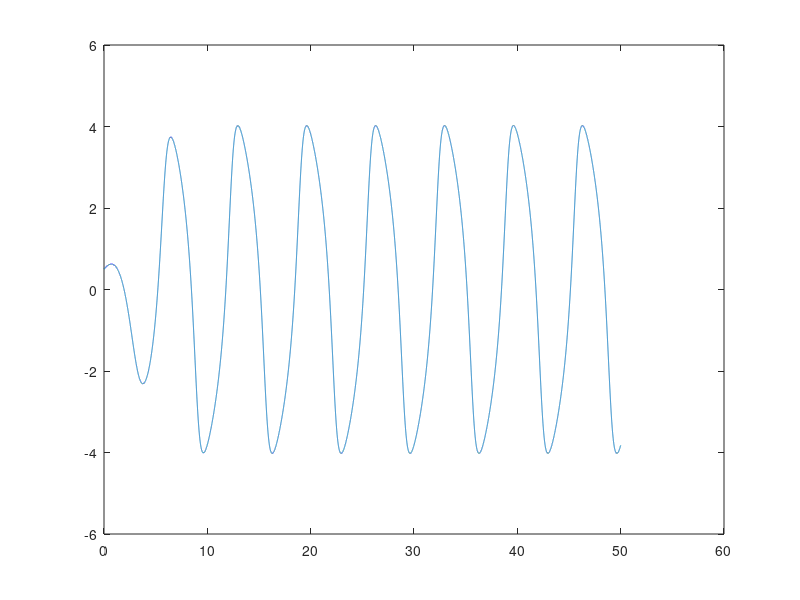

Here is the MATLAB script that generated this plot:
%Van der pol equation using the Runge Kutta method
%Given:
%x'=f(t,x)
%x(0)=x0 initial condition
%and x(tn)=xn

%Use Runge Kutta to calculate xn+1 at time tn+h

%xn+1=xn+(h/6)*(a+2b+2c+d)

%a=f(tn,xn)
%b=f(tn+(h/2),xn+(h/2)a)
%c=f(tn+(h/2),xn+(h/2)b)
%d=f(tn+h,xn+h*c)

%take damped harmonic oscillator
%d2a/dt^2+ g(dq/dt)+w^2q    -1

%choose
%g=-g0(1-(q^2/q0^2))        -2

%replace 
%A=(q/q0)sqrt(g0/w)         -3
%tau=tw
%R=g0/w

%d2A/dt^2-(R-A^2)(dA/dt)+A=0  -4

%v=dA/dt                     -5

%de becomes
%dv/dt-(R-A^2)v+A=0          -6

%note:
%R<2   spiral repellor
%R>2   simple repellor
%R=0.3

%objective of the follwoing script to illustrate the convergence of runge kutta and effect
%of changing the time step


%exec('f1.sce');
%exec('f2.sce');
%exec('f3.sce');
%exec('solvers.sce');

function vdpodesolvers()
ntests=1;
ha=zeros(1,ntests);
st=zeros(1,ntests);  %st is solver type rk4=0,  sciodes=1, adams=2, euler=3, eulerpredictorcorrector=4
st(1,1)=0;
ha(1)=0.001;
%ha(2)=0.001;
%ha(3)=0.0005;
ha(2)=0.2;
ha(3)=0.25;
ha(6)=0.0005;

h=0.1;
R=2.0;
ps0=0.5;
v0=0.3;
npoints=50000;
npoints=npoints+4; %for the adams moulton solver
gam0=1;
om=1;
ta=zeros(ntests,npoints);

ps=zeros(ntests,npoints);
ps(:,1)=ps0;

v=zeros(ntests,npoints);
v(:,1)=v0;

%t=2;
%xset('pixmap',1); % Activate pixmap
%xbasc();
%plot2d(ps(1),v(1),-1,rect=[-4,-6,4,6]);

for i=1:ntests
  h=ha(1,i);
  ta(i,1)=0;
  
  sol=st(i,1);
  if sol == 0
        [ps,v,ta,time]=rk4(ps,v,ta,h,R,gam0,om);
  elseif sol == 1 
        [ps,v,ta,time]=sciodes(ps,v,ta,h,R,gam0,om);
  elseif sol == 2
        [ps,v,ta,time]=adams(ps,v,ta,h,R,gam0,om);
  elseif sol == 3
        [ps,v,ta,time]=euler(ps,v,ta,h,R,gam0,om);
  elseif sol == 4
        [ps,v,ta,time]=eulerpredictorcorrector(ps,v,ta,h,R,gam0,om);        
  end,


  plot(ta(i,:),ps(i,:))
end

end%function


function [ps,v,ta,time]=adams(ps,v,ta,ha,R,gam0,om)
  %Runge-kutta for first three steps
  sz=size(ps);
  npoints=sz(2);
  h=ha;
  i=1;
  for j=1:4
    t=j*h;
    %ta(i,j)=t;
    rk1=f1(t,ps(i,j),v(i,j),R,gam0,om);
    rk2=f1(t+(h/2),ps(i,j),v(i,j)+(rk1*h/2),R,gam0,om);
    rk3=f1(t+(h/2),ps(i,j),v(i,j)+(rk1*h/2),R,gam0,om);
    rk4=f1(t+(h/2),ps(i,j),v(i,j)+(rk1*h/2),R,gam0,om);
    v(i,j+1)=v(i,j)+(h/6)*(rk1+2*rk2+2*rk3+rk4);

    rk1=v(i,j);
    rk2=v(i,j)+(rk1*h/2);
    rk3=v(i,j)+(rk2*h/2);
    rk4=v(i,j)+(h*rk3);
    ta(i,j+1)=t;
    ps(i,j+1)=ps(i,j)+(h/6)*(rk1+2*rk2+2*rk3+rk4);
   end;

  vam0=f1(t-(4*h),ps(i,1),v(i,1),R,gam0,om);
  vam1=f1(t-(3*h),ps(i,2),v(i,2),R,gam0,om);
  vam2=f1(t-(2*h),ps(i,3),v(i,3),R,gam0,om);

  %run adams moulton predictor-corrector steps
  tic
  for j=5:npoints-1
    t=j*h;
    ta(i,j)=t;
    vam3=f1(t-h,ps(i,j-1),v(i,j-1),R,gam0,om);
    vt=v(i,j)-(h/24)*(9*vam0-37*vam1+59*vam2-55*vam3);
    fvt=f1(t,ps(i,j),vt,R,gam0,om);
    %corrector step
    v(i,j+1)=v(i,j)+(h/24)*(vam1-5*vam2+19*vam3+9*fvt);

    fvt=f1(t,ps(i,j),v(i,j),R,gam0,om);

    vam0=vam1;
    vam1=vam2;
    vam2=vam3;



    pse=ps(i,j)-(h/24)*(9*v(i,j-4)-37*v(i,j-3)+59*v(i,j-2)-55*v(i,j-1));
    fpse=(pse-ps(i,j))/h; %numerical derivative using the estimated value
    %fpse=0;
    ps(i,j+1)=ps(i,j)+(h/24)*(v(i,j-3)-5*v(i,j-2)+19*v(i,j-1)+9*fpse);


    ta(i,j+1)=t;
   end;
  time=toc


end%function

function [ps,v,ta,time]=euler(ps,v,ta,ha,R,gam0,om)
  tic
  sz=size(ps);
  npoints=sz(2);
  h=ha;
  i=1;
  for j=1:npoints-1
    t=j*h;
    ta(i,j)=t;
    fvt=f1(t,ps(i,j),v(i,j),R,gam0,om);
    %euler step
    v(i,j+1)=v(i,j)+h*fvt;


    %euler pc step
    %v1=v(i,j)+h*fvt;
    %ps1=ps(i,j)+v1*h;
    %v(i,j+1)=v(i,j)+h*(fvt+f1(t,ps1,v1,R,gam0,om))/2;

 
    %Euler step
    ps(i,j+1)=ps(i,j)+h*v(i,j+1);

    %Euler pc step
    %p1=ps(i,j)+h*v(i,j);
    %ps(i,j+1)=ps(i,j)+h*(p1+v(i,j+1))/2;
    %ps(i,j+1)=ps(i,j)+h*v(i,j+1);

    ta(i,j+1)=t;

  end;
  toc
  time=toc




end%function

function [ps,v,ta,time]=eulerpredictorcorrector(ps,v,ta,ha,R,gam0,om)
  tic
  sz=size(ps);
  npoints=sz(2);
  h=ha;
  i=1;
  for j=1:npoints-1
    t=j*h;
    ta(i,j)=t;
    fvt=f1(t,ps(i,j),v(i,j),R,gam0,om);
 
    %euler pc step
    v1=v(i,j)+h*fvt;
    ps1=ps(i,j)+v1*h;
    v(i,j+1)=v(i,j)+h*(fvt+f1(t,ps1,v1,R,gam0,om))/2;
 
    %Euler pc step
    p1=ps(i,j)+h*v(i,j);
    ps(i,j+1)=ps(i,j)+h*(p1+v(i,j+1))/2;
    ps(i,j+1)=ps(i,j)+h*v(i,j+1);

    ta(i,j+1)=t;
  end;
  toc
  time=toc

end%function





function [ps,v,ta,time]=rk4(ps,v,ta,ha,R,gam0,om)
  tic
  sz=size(ps);
  npoints=sz(2);
  h=ha;
  i=1;
  for j=1:npoints-1
    t=j*h;
    %  fqr=(ps(i,j)/R);

    ta(i,j)=t;
    a=f1(t,ps(i,j),v(i,j),R,gam0,om);
    b=f1(t+(h/2),ps(i,j),v(i,j)+(a*h/2),R,gam0,om);
    c=f1(t+(h/2),ps(i,j),v(i,j)+(a*h/2),R,gam0,om);
    d=f1(t+(h/2),ps(i,j),v(i,j)+(a*h/2),R,gam0,om);
    

    % a=v(i,j)*gam0*(1-(fqr*fqr))-om*om*ps(i,j);
    %b=v(i,j)*gam0*(1-(fqr*fqr))-om*om*ps(i,j);
    %c=v(i,j)*gam0*(1-(fqr*fqr))-om*om*ps(i,j);
    %d=v(i,j)*gam0*(1-(fqr*fqr))-om*om*ps(i,j);   
    v(i,j+1)=v(i,j)+(h/6)*(a+2*b+2*c+d);
    a=v(i,j);
    b=v(i,j)+(a*h/2);
    c=v(i,j)+(b*h/2);
    d=v(i,j)+(h*c);
    ta(i,j+1)=t;
    ps(i,j+1)=ps(i,j)+(h/6)*(a+2*b+2*c+d);
    %plot2d(ps(t+1),v(t+1),-1,rect=[-4,-6,4,6]);
    %xset('wshow');
    %xset('wwpc');
  end;
  toc
  time=toc
%     plot(ta(i,:),ps(i,:))
  %   time=(tfinal-tinitial);


     %plot(ps(1,:),ta(2,:))
   
end%function



function [ps,v,ta,time]=sciodes(ps,v,ta,ha,R,gam0,om)
  tinitial=timer();
  for j=1:npoints-1
    t=j*h;
    %v(i,j+1)=ode("adams",v(i,j),t,t+h,list(f3,ps(i,j),R,gam0,om));
    ps(i,j+1)=ps(i,j)+h*v(i,j+1);
    %ps(i,j+1)=ode(ps(i,j),t,t+h,f2);
    ta(i,j+1)=t;
  end;
  tfinal=timer();
  time=(tfinal-tinitial);
   plot(ta(i,:),ps(i,:))
end%function

function [f1]=f1(t,ps,v,R,gam0,om)
  %f1=v*(R-ps^2)-ps;
  
  fqr=(ps/R);
  f1= v*gam0*(1-(fqr*fqr))-om*om*ps;
  %f1=v*gam0-om*om*ps;

end%function



  
  

